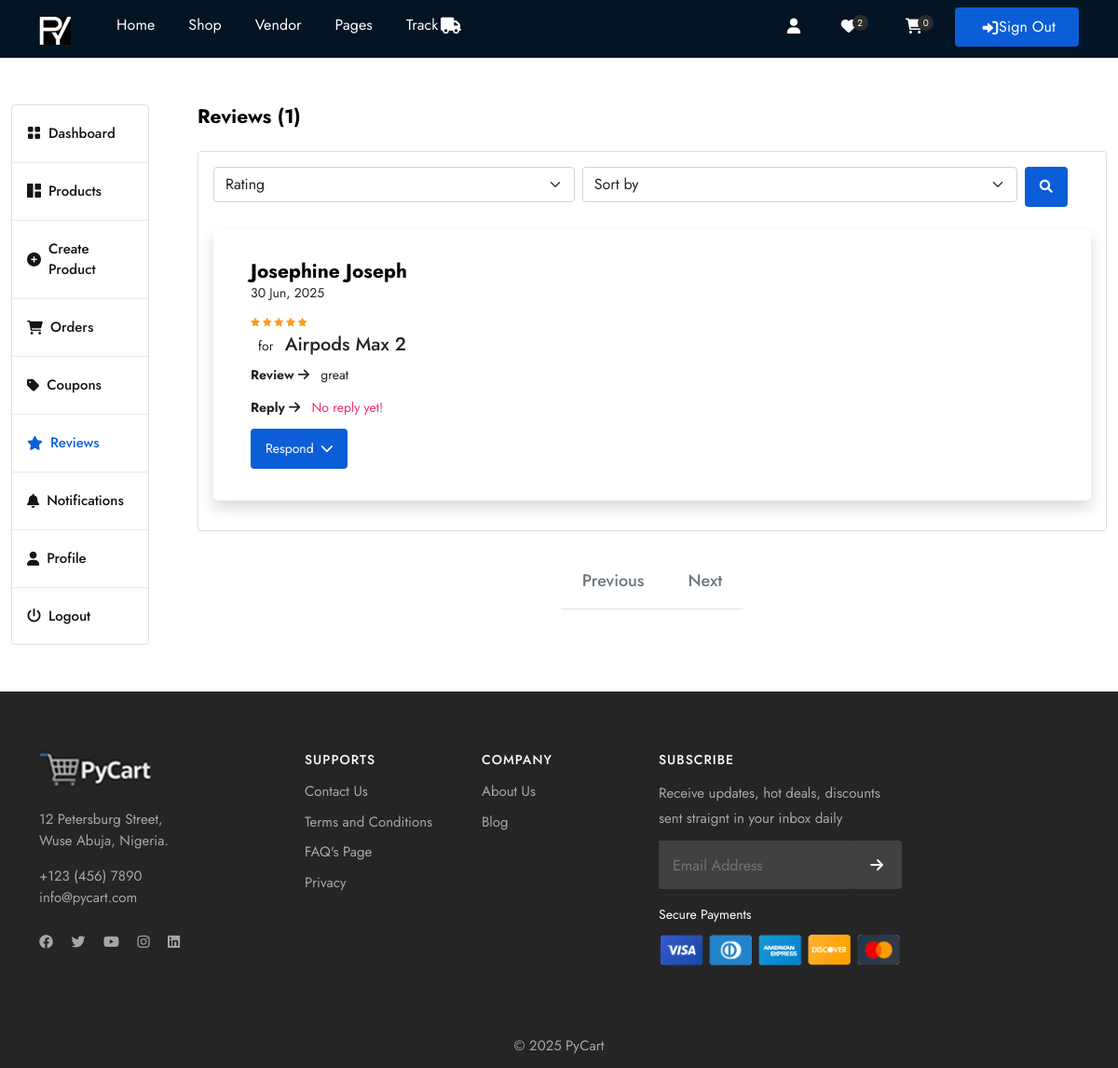
The page /vendor/reviews/ (signed in) on the database its author committed.
### store/models.py (models this page shows, shortened)
class Review(models.Model):
    user = models.ForeignKey(user_models.User, on_delete=models.SET_NULL, blank=True, null=True)
    product = models.ForeignKey(Product, on_delete=models.SET_NULL, blank=True, null=True, related_name="reviews")
    review = models.TextField(null=True, blank=True)
    reply = models.TextField(null=True, blank=True)
    rating = models.IntegerField(choices=RATING, default=None)
    active = models.BooleanField(default=False)
    date = models.DateTimeField(auto_now_add=True)

class Product(models.Model):
    name = models.CharField(max_length=100)
    image = models.ImageField(upload_to="images", blank=True, null=True)
    description = CKEditor5Field('Text', config_name='extends')
    category = models.ForeignKey(Category, on_delete=models.SET_NULL, null=True, blank=True)
    price = models.DecimalField(max_digits=12, decimal_places=2, default=0.00, null=True, blank=True, verbose_name="Sale Price")
    regular_price = models.DecimalField(max_digits=12, decimal_places=2, default=0.00, null=True, blank=True, verbose_name="Regular Price")
    stock = models.PositiveIntegerField(default=0, null=True, blank=True)
    shipping = models.DecimalField(max_digits=12, decimal_places=2, default=0.00, null=True, blank=True, verbose_name="Shipping Amount")
    status = models.CharField(choices=STATUS, max_length=50, default="Published")
    featured = models.BooleanField(default=False, verbose_name="Marketplace Featured")
    vendor = models.ForeignKey(user_models.User, on_delete=models.SET_NULL, null=True, blank=True)
    sku = ShortUUIDField(unique=True, length=5, max_length=50, prefix="SKU", alphabet="1234567890")
    slug = models.SlugField(null=True, blank=True)
    date = models.DateTimeField(default=timezone.now)
    class Meta:
        ordering = ['-id']
        verbose_name_plural = "Products"

### userauths/models.py (models this page shows, shortened)
class User(AbstractUser):
    username = models.CharField(max_length=255, null=True, blank=True)
    email = models.EmailField(unique=True)
    USERNAME_FIELD = 'email'
    REQUIRED_FIELDS = ['username']

class Profile(models.Model):
    user = models.OneToOneField(User, on_delete=models.CASCADE)
    image = models.ImageField(upload_to='images', default="default-user.jpg", null=True, blank=True)
    full_name = models.CharField(max_length=255, null=True, blank=True)
    mobile = models.CharField(max_length=255, null=True, blank=True)
    user_Type = models.CharField(max_length=255, choices=USER_TYPE, null=True, blank=True, default=None)

### vendor/views.py (the view)
# urls.py: path("reviews/", views.reviews, name="reviews"),
@login_required
def reviews(request):
    reviews = store_models.Review.objects.filter(product__vendor=request.user)
    wishlist_count = customer_models.Wishlist.objects.filter(user=request.user).count() if request.user.is_authenticated else 0
    rating = request.GET.get("rating")
    date = request.GET.get("date")
    print("rating ==========", rating)
    print("date ==========", date)
    if rating:
        reviews = reviews.filter(rating=rating)  # Apply filter to the reviews_list
    if date:
        reviews = reviews.order_by(date)  # Ensure this refers to a valid model field
    context = {
        "reviews": reviews,
        'wishlist_count': wishlist_count,
    }
    return render(request, "vendor/reviews.html", context)

### store/context.py (called while the page is built)
def default(request):
    try:
        cart_id = request.session['cart_id']
        total_cart_items = store_models.Cart.objects.filter(cart_id=cart_id).count()
    except:
         total_cart_items = 0
    return {
        'total_cart_items': total_cart_items
}

### templates/vendor/reviews.html (shortened to what this page needs)
{% extends 'partials/base.html' %} {% load static %} {% load humanize %} {% block content %}
<section class="middle">
    <div class="container-fluid">
        <div class="row align-items-start justify-content-between">
            {% include 'vendor/sidebar.html' %}
            <div class="col-12 col-md-12 col-lg-9 col-xl-10">
                <h4 class="mb-0 mb-4 fw-bold">Reviews ({{reviews.count}})</h4>
                <div class="card mb-4">
                    <div class="card-body">
                        <form class="row mb-4 gx-2" method="GET">
                            <div class="col-lg-5 col-md-3 col-12 mb-2 mb-lg-0">
                                <select name="rating" class="form-select">
                                    <option value="">Rating</option>
                                </select>
                            </div>
                            <div class="col-lg-6 col-md-3 col-12 mb-2 mb-lg-0">
                                <select name="date" class="form-select">
                                    <option value="">Sort by</option>
                                </select>
                            </div>
                            <div class="col-lg-1 col-md-3 col-12 mb-2 mb-lg-0">
                                <button class="btn bg-primary text-white rounded btn-sm" type="submit"><i class="fas fa-search"></i></button>
                            </div>
                        </form>
                        <ul class="list-group list-group-flush">
                            {% for r in reviews %}
                                <li class="list-group-item p-4 shadow rounded-3 mb-3">
                                    <div class="d-flex">
                                        <div class="ms-3 mt-2">
                                            <div class="d-flex align-items-center justify-content-between">
                                                <div>
                                                    <h4 class="mb-0 fw-bold">{{r.user.profile.full_name}}</h4>
                                                    <span>{{r.date|date:"d M, Y"}}</span>
                                                </div>
                                            </div>
                                            <div class="mt-2">
                                                <div class="star-rating align-items-center d-flex justify-content-left mb-2 p-0 mt-3">
                                                    {% if not r.rating  %}
                                                    <i class="fas fa-star text-warning"></i>
                                                    {% elif r.rating > 0 and r.rating < 2 %}
                                                    <i class="fas fa-star text-warning"></i>
                                                    {% elif r.rating > 1 and r.rating < 3 %}
                                                    <i class="fas fa-star text-warning"></i>
                                                    <i class="fas fa-star text-warning"></i>
                                                    {% elif r.rating > 2 and r.rating < 4 %}
                                                    <i class="fas fa-star text-warning"></i>
                                                    <i class="fas fa-star text-warning"></i>
                                                    <i class="fas fa-star text-warning"></i>
                                                    {% elif r.rating > 3 and r.rating < 5 %}
                                                    <i class="fas fa-star text-warning"></i>
                                                    <i class="fas fa-star text-warning"></i>
                                                    <i class="fas fa-star text-warning"></i>
                                                    <i class="fas fa-star text-warning"></i>
                                                    {% elif r.rating > 4 %}
                                                    <i class="fas fa-star text-warning"></i>
                                                    <i class="fas fa-star text-warning"></i>
                                                    <i class="fas fa-star text-warning"></i>
                                                    <i class="fas fa-star text-warning"></i>
                                                    <i class="fas fa-star text-warning"></i>
                                                    {% endif %}
                                                </div>
                                                <span class="ms-2 me-2">for</span>
                                                <span class="h5">{{r.product.name}}</span>
                                                <p class="mt-2">
                                                    <span class="fw-bold me-2">Review <i class="fas fa-arrow-right"></i></span>
                                                    {{r.review}}
                                                </p>
                                                <p class="mt-2">
                                                    <span class="fw-bold me-2">Reply <i class="fas fa-arrow-right"></i></span>
                                                    {% if r.reply %}
                                                        {{r.reply}}
                                                    {% else %}
                                                        <span class="text-danger">No reply yet!</span>
                                                    {% endif %}
                                                </p>
                                                <p>
                                                    <button class="btn bg-primary text-white rounded btn-sm" type="button" data-bs-toggle="collapse" data-bs-target="#collapse{{r.id}}" aria-expanded="false" aria-controls="collapse{{r.id}}">Respond <i class="fas fa-chevron-down ms-1"></i></button>
                                                </p>
                                            </div>
                                        </div>
                                    </div>
                                </li>
                            {% endfor %}
                        </ul>
                    </div>
                </div>
                <nav>
                    <ul class="pagination">
                        {% if reviews.has_previous %}
                            <li class="page-item">
                                <a class="page-link" href="?page={{ reviews.previous_page_number }}">Previous</a>
                            </li>
                        {% else %}
                            <li class="page-item disabled">
                                <span class="page-link">Previous</span>
                            </li>
                        {% endif %}
                        {% if reviews.has_next %}
                            <li class="page-item">
                                <a class="page-link" href="?page={{ reviews.next_page_number }}">Next</a>
                            </li>
                        {% else %}
                            <li class="page-item disabled">
                                <span class="page-link">Next</span>
                            </li>
                        {% endif %}
                    </ul>
                </nav>
            </div>
        </div>
    </div>
</section>
{% endblock content %}

### rows shown on the page
Review: user.profile.full_name "Josephine Joseph", date "30 Jun, 2025", product.name "Airpods Max 2", review "great", reply "No reply yet!"

### other values the page prints
{{ wishlist_count }} "2"
{{ total_cart_items }} "0"
{{ reviews.count }} "1"
